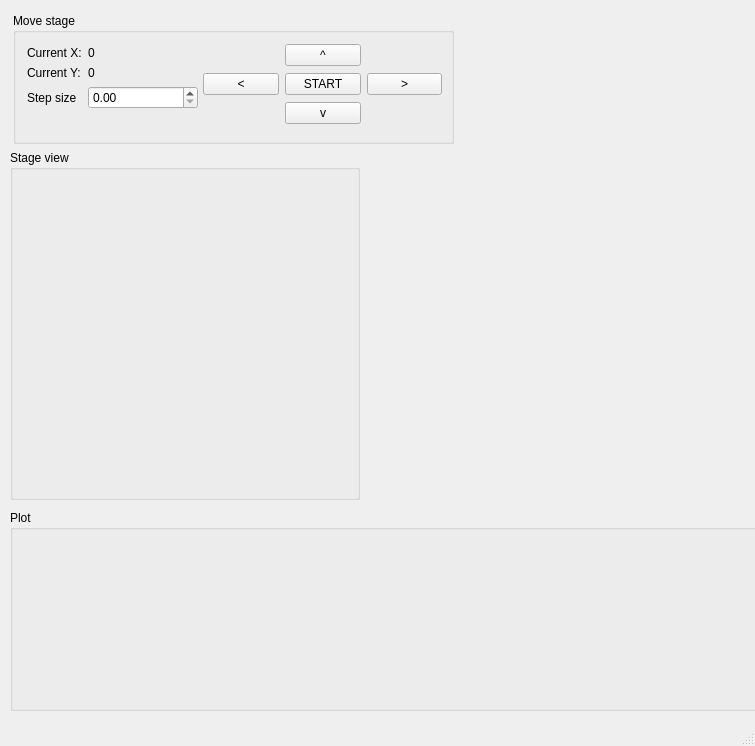
<?xml version="1.0" encoding="UTF-8"?>
<ui version="4.0">
 <class>MainWindow</class>
 <widget class="QMainWindow" name="MainWindow">
  <property name="geometry">
   <rect>
    <x>0</x>
    <y>0</y>
    <width>755</width>
    <height>746</height>
   </rect>
  </property>
  <property name="windowTitle">
   <string>MainWindow</string>
  </property>
  <widget class="QWidget" name="centralwidget">
   <widget class="QGroupBox" name="groupBox">
    <property name="geometry">
     <rect>
      <x>13</x>
      <y>13</y>
      <width>441</width>
      <height>131</height>
     </rect>
    </property>
    <property name="title">
     <string>Move stage</string>
    </property>
    <widget class="QWidget" name="formLayoutWidget">
     <property name="geometry">
      <rect>
       <x>14</x>
       <y>33</y>
       <width>171</width>
       <height>83</height>
      </rect>
     </property>
     <layout class="QFormLayout" name="formLayout">
      <item row="0" column="0">
       <widget class="QLabel" name="label_2">
        <property name="text">
         <string>Current X:</string>
        </property>
       </widget>
      </item>
      <item row="0" column="1">
       <widget class="QLabel" name="x_label">
        <property name="text">
         <string>0</string>
        </property>
       </widget>
      </item>
      <item row="1" column="0">
       <widget class="QLabel" name="label_3">
        <property name="text">
         <string>Current Y:</string>
        </property>
       </widget>
      </item>
      <item row="1" column="1">
       <widget class="QLabel" name="y_label">
        <property name="text">
         <string>0</string>
        </property>
       </widget>
      </item>
      <item row="2" column="0">
       <widget class="QLabel" name="label">
        <property name="text">
         <string>Step size</string>
        </property>
       </widget>
      </item>
      <item row="2" column="1">
       <widget class="QDoubleSpinBox" name="step_size_spinBox"/>
      </item>
     </layout>
    </widget>
    <widget class="QWidget" name="gridLayoutWidget">
     <property name="geometry">
      <rect>
       <x>190</x>
       <y>30</y>
       <width>239</width>
       <height>83</height>
      </rect>
     </property>
     <layout class="QGridLayout" name="gridLayout_2">
      <item row="2" column="1">
       <widget class="QPushButton" name="down_pushButton">
        <property name="font">
         <font>
          <weight>50</weight>
          <bold>false</bold>
         </font>
        </property>
        <property name="text">
         <string>v</string>
        </property>
       </widget>
      </item>
      <item row="1" column="2">
       <widget class="QPushButton" name="right_pushButton">
        <property name="font">
         <font>
          <weight>50</weight>
          <bold>false</bold>
         </font>
        </property>
        <property name="text">
         <string>&gt;</string>
        </property>
       </widget>
      </item>
      <item row="1" column="1">
       <widget class="QPushButton" name="start_pushButton">
        <property name="text">
         <string>START</string>
        </property>
       </widget>
      </item>
      <item row="0" column="1">
       <widget class="QPushButton" name="up_pushButton">
        <property name="font">
         <font>
          <weight>50</weight>
          <bold>false</bold>
         </font>
        </property>
        <property name="text">
         <string>^</string>
        </property>
       </widget>
      </item>
      <item row="1" column="0">
       <widget class="QPushButton" name="left_pushButton">
        <property name="font">
         <font>
          <weight>50</weight>
          <bold>false</bold>
         </font>
        </property>
        <property name="text">
         <string>&lt;</string>
        </property>
       </widget>
      </item>
     </layout>
    </widget>
   </widget>
   <widget class="QGroupBox" name="stage_groupBox">
    <property name="geometry">
     <rect>
      <x>10</x>
      <y>150</y>
      <width>350</width>
      <height>350</height>
     </rect>
    </property>
    <property name="title">
     <string>Stage view</string>
    </property>
    <layout class="QGridLayout" name="gridLayout"/>
   </widget>
   <widget class="QGroupBox" name="plot_groupBox">
    <property name="geometry">
     <rect>
      <x>10</x>
      <y>510</y>
      <width>751</width>
      <height>201</height>
     </rect>
    </property>
    <property name="title">
     <string>Plot</string>
    </property>
    <layout class="QVBoxLayout" name="verticalLayout"/>
   </widget>
  </widget>
  <widget class="QMenuBar" name="menubar">
   <property name="geometry">
    <rect>
     <x>0</x>
     <y>0</y>
     <width>755</width>
     <height>21</height>
    </rect>
   </property>
  </widget>
  <widget class="QStatusBar" name="statusbar"/>
 </widget>
 <resources/>
 <connections/>
</ui>
